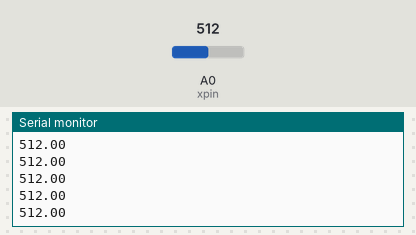
Recording of a sketch running on a simulated Arduino Uno, built with avr-gcc and run on an emulated ATmega328P. On the bench: the last lines printed to the serial monitor. Inputs (shaded band) come from the test bench; at power-on: A0 (xpin) = 512.

Above: at 1.2 s.
1.3 s: A0 (xpin) set to 716
At 2.2 s:
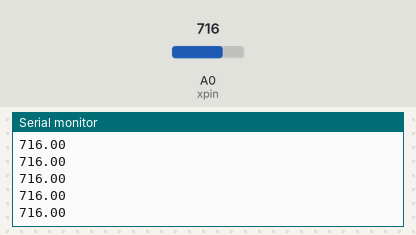
2.8 s: A0 (xpin) set to 900
At 3.6 s:
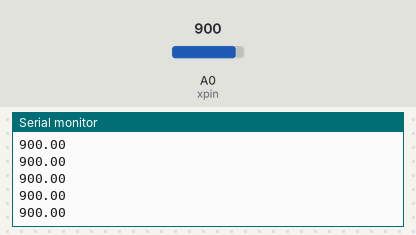
Timing chart, 0 to 5.8 s (numbered marks = the images above; inputs shaded):
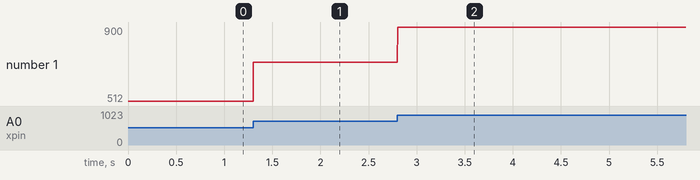

Measured:
- after the input at 1.3 s, the serial monitor: prints a new line at once (image 1)
- after the input at 2.8 s, the serial monitor: prints a new line at once (image 2)
- plotted number 1: 512 → 716 after the input at 1.3 s, 716 → 900 after the input at 2.8 s

The sketch:

medidor_frecuencia.ino
```cpp
int val = 0;

int xpin = A0;
int ypin = A5;

int t_muestreo = 1;   // Tiempo de muestreo del acelerómetro

void setup()
{
 Serial.begin(230400);
  analogReference(EXTERNAL);  // La tensión aplicada en el pin AREF (3.3V) será la que haga que el conversor analogo-digital
                              // de su máxima lectura (1023)

  pinMode(xpin, INPUT);
  //pinMode(ypin, INPUT);
}

void loop()
{
 int x = analogRead(xpin); // Leemos el valor de la tensión en el pin x

    delay(1); // Esperamos 1 ms a leer en el próximo pin

// int y = analogRead(ypin); // Leemos el valor de la tensión en el pin y

   // delay(1); // Esperamos 1 ms a leer en el próximo pin
 //delayMicroseconds(50);
  //int z = analogRead(zpin);

  // Una conversión analogo a digital va de 0 a 1023, siendo 512
  // la mitad del rango y por lo tanto el 0
  float zero_G = 512.0;

  // Según el Datasheet, tenemos incrementos de 330mV por cada G de aceleración
  // por lo tanto, si pasamos de mV (330) a cuentas (1023)
  // nos queda que 1023cuentas/( 3.3V/330mV)  = 102.3, valor para convertir mV a G's
  // escala es el número de unidades que esperamos que el sensor lea cuando
  // hay un cambio de aceleración en 1G

  float escala = 10.23;

 Serial.print((float)x );
  //Serial.print(((float)x - zero_G)/escala);
  Serial.print("\n");

  //Serial.print(((float)y - zero_G)/escala);
  //Serial.print("\n");


 // Serial.print(((float)z - zero_G)/escala);
 // Serial.print("\n");

  // delay entre cada lectura
  delay(t_muestreo);
  //delayMicroseconds(50);
}
```
